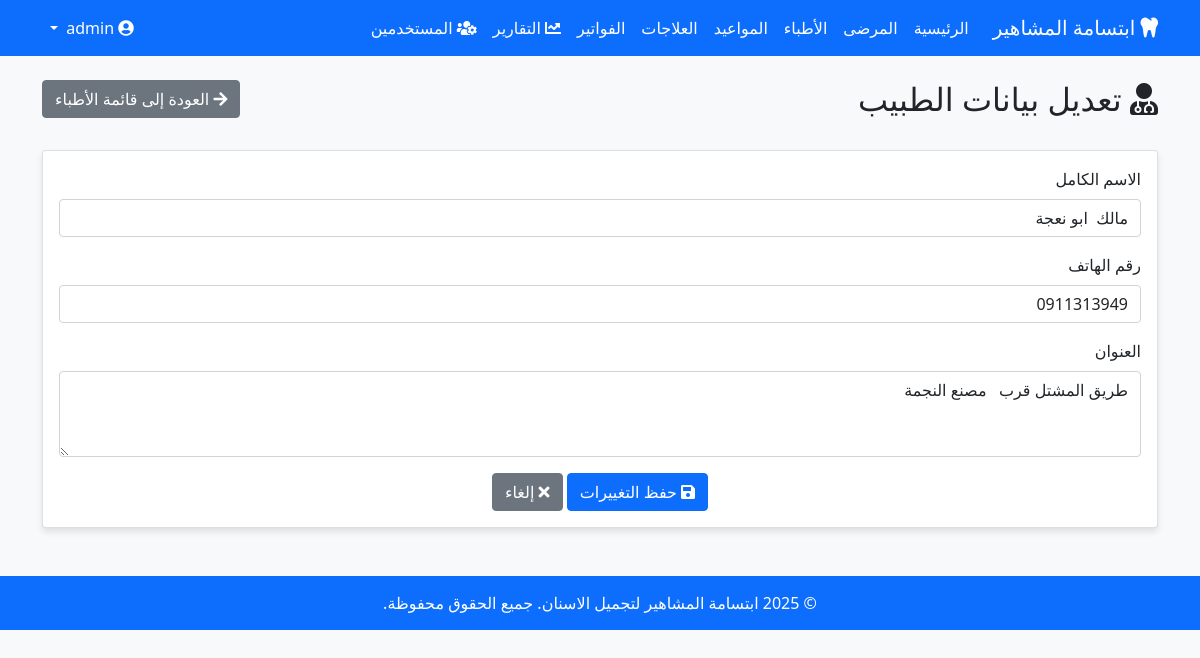
The page /doctors/edit/1 (signed in) on the database its author committed.
### models.py (models this page shows)
class Doctor(db.Model):
    id = db.Column(db.Integer, primary_key=True)
    name = db.Column(db.String(100), nullable=False)
    phone = db.Column(db.String(20), nullable=False)
    address = db.Column(db.String(200))
    created_at = db.Column(db.DateTime, default=datetime.utcnow)
    appointments = db.relationship('Appointment', backref='doctor', lazy=True)

### app.py (the view, shortened to what this page needs)
@app.route('/doctors/edit/<int:id>', methods=['GET', 'POST'])
@permission_required('edit_doctor')
def edit_doctor(id):
    doctor = Doctor.query.get_or_404(id)
    return render_template('edit_doctor.html', doctor=doctor)

### app.py (called while the page is built)
@app.before_request
def check_login():
    public_endpoints = ['login', 'static']
    if not current_user.is_authenticated and request.endpoint not in public_endpoints:
        return redirect(url_for('login'))

@login_manager.user_loader
def load_user(user_id):
    return User.query.get(int(user_id))

def permission_required(permission):
    def decorator(f):
        @functools.wraps(f)
        def decorated_function(*args, **kwargs):
            if not current_user.is_authenticated:
                return redirect(url_for('login'))
            if not current_user.has_permission(permission):
                flash('ليس لديك صلاحية للوصول إلى هذه الصفحة', 'danger')
                return redirect(url_for('index'))
            return f(*args, **kwargs)
        return decorated_function
    return decorator

### models.py (called while the page is built)
    def has_permission(self, permission_name):
        for role_permission in self.role.permissions:
            if role_permission.permission.name == permission_name:
                return True
        return False

### templates/edit_doctor.html (shortened to what this page needs)
{% extends 'base.html' %}
{% block content %}
<div class="row mb-4">
    <div class="col-md-8">
        <h2><i class="fas fa-user-md"></i> تعديل بيانات الطبيب</h2>
    </div>
    <div class="col-md-4 text-end">
        <a href="{{ url_for('doctors') }}" class="btn btn-secondary">
            <i class="fas fa-arrow-right"></i> العودة إلى قائمة الأطباء
        </a>
    </div>
</div>
<div class="card">
    <div class="card-body">
        <form method="POST" action="{{ url_for('edit_doctor', id=doctor.id) }}">
            <div class="mb-3">
                <label for="name" class="form-label">الاسم الكامل</label>
                <input type="text" class="form-control" id="name" name="name" value="{{ doctor.name }}" required>
            </div>
            <div class="mb-3">
                <label for="phone" class="form-label">رقم الهاتف</label>
                <input type="text" class="form-control" id="phone" name="phone" value="{{ doctor.phone }}" required>
            </div>
            <div class="mb-3">
                <label for="address" class="form-label">العنوان</label>
                <textarea class="form-control" id="address" name="address" rows="3">{{ doctor.address }}</textarea>
            </div>
            <div class="text-center">
                <button type="submit" class="btn btn-primary">
                    <i class="fas fa-save"></i> حفظ التغييرات
                </button>
                <a href="{{ url_for('doctors') }}" class="btn btn-secondary">
                    <i class="fas fa-times"></i> إلغاء
                </a>
            </div>
        </form>
    </div>
</div>
{% endblock %}

### templates/base.html (style rules this page uses)
body { font-family: 'Segoe UI', Tahoma, Geneva, Verdana, sans-serif; background-color: #f8f9fa; }
.card { margin-bottom: 20px; box-shadow: 0 4px 6px rgba(0, 0, 0, 0.1); }
.btn-primary { background-color: #0d6efd; border-color: #0d6efd; }

### rows shown on the page
Doctor: name "مالك ابو نعجة", phone "0911313949", address "طريق المشتل قرب مصنع النجمة"
